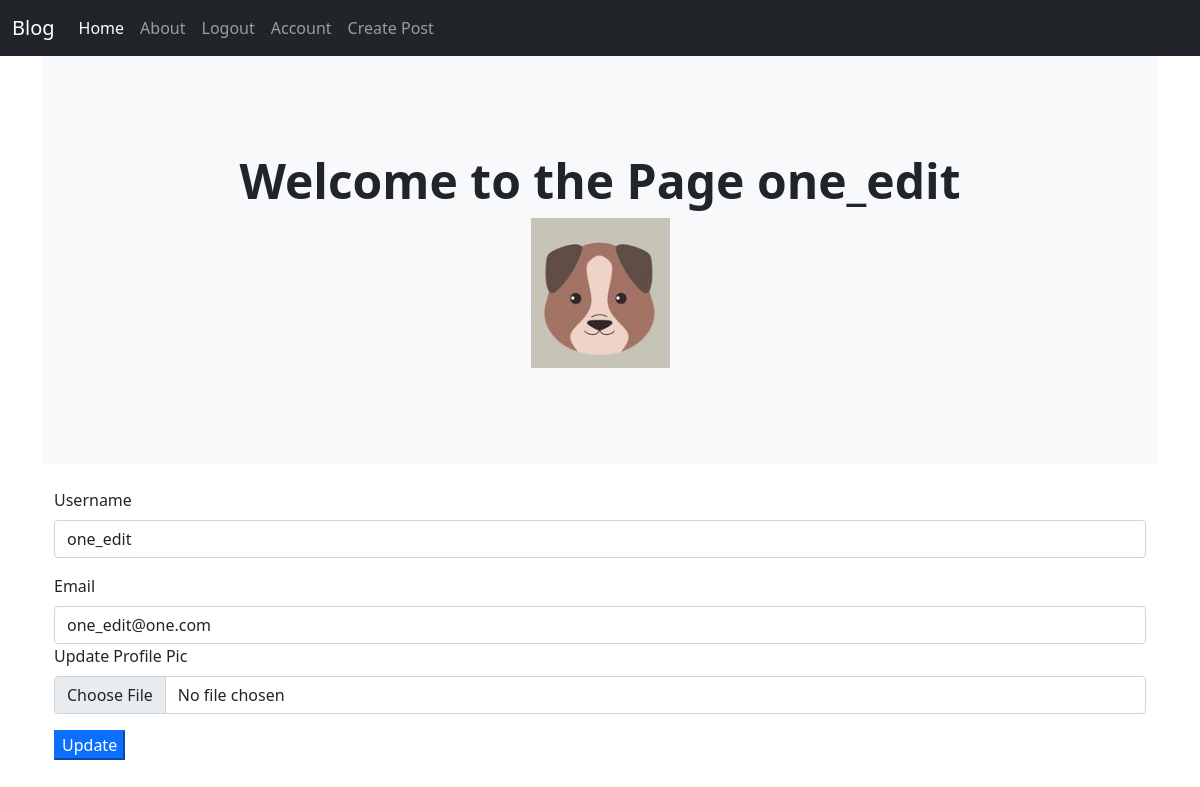
/account (signed in), run on the app's committed database.
### puppycompanyblog/models.py (models this page shows, shortened)
class User(db.Model,UserMixin):
    __tablename__ = 'users'
    id = db.Column(db.Integer,primary_key=True)
    profile_image = db.Column(db.String(64),nullable=False,default='default_profile.png')
    email = db.Column(db.String(64),unique=True,index=True)
    username = db.Column(db.String(64),unique=True,index=True)
    password_hash = db.Column(db.String(128))
    posts = db.relationship('BlogPost',backref='author',lazy=True)

### puppycompanyblog/users/views.py (the view)
@users.route('/account',methods=['GET','POST'])
@login_required
def account():
    form = UpdateForm()
    if form.validate_on_submit():
        if 'pitcure' not in request.files:
            flash('no image uplaoded')
        picture = request.files['picture']
        if picture.filename=='':
            flash('no file selected')
        if picture and allowed_file(picture.filename):
            filename = str(current_user.username)+'.'+picture.filename.split('.',1)[1]
            picture.save(os.path.join(app.config['UPLOAD_FOLDER'],filename))
            pic = str(current_user.username)+'.'+filename.split('.',1)[1]
        current_user.profile_image = pic
        current_user.username = form.username.data
        current_user.email = form.email.data
        print('yes')
        db.session.commit()
        flash('User account updated')
        return redirect(url_for('users.account'))
    elif request.method=='GET':
        form.username.data = current_user.username
        form.email.data = current_user.email
    profile_image = url_for('static',filename ='profile_pics/'+current_user.profile_image)
    return render_template('account.html',profile_image=profile_image,form=form)

### puppycompanyblog/users/forms.py (shortened to what this page needs)
class UpdateForm(FlaskForm):
    email = StringField('Email',validators=[DataRequired(),Email()])
    username = StringField('Username',validators=[DataRequired()])
    picture = FileField('Update Profile Pic')
    submit = SubmitField('Update')

### puppycompanyblog/models.py (called while the page is built)
@login_manager.user_loader
def load_user(user_id):
    return User.query.get(user_id)

### puppycompanyblog/templates/account.html (shortened to what this page needs)
{% extends 'base.html' %}
{% block content %}
<div class="p-5 mb-4 bg-light rounded-3" bis_skin_checked="1">
  <div align='center' class="container-fluid py-5" bis_skin_checked="1">
    <h1 class="display-5 fw-bold">Welcome to the Page {{current_user.username}}</h1>
    <img align='center' src="{{url_for('static',filename='profile_pics/'+current_user.profile_image)}}">
  </div>
</div>
<div class="container">
  <form method="POST" action="" enctype="multipart/form-data">
    <div class="mb-3">
      {{form.username.label(class='form-label')}}{{form.username(class='form-control')}}
    </div>
    {{form.email.label(class='form-label')}}{{form.email(class='form-control')}}
    <div class="mb-3">
      {{form.picture.label(class='form-label')}}{{form.picture(class='form-control')}}
    </div>
    <div class="mb-3">
      {{form.submit(class="btb btn-primary")}}
    </div>
  </form>
</div>
{% endblock %}

### data on the page
User: username "one_edit", profile_image (placeholder picture), email "one_edit@one.com"
